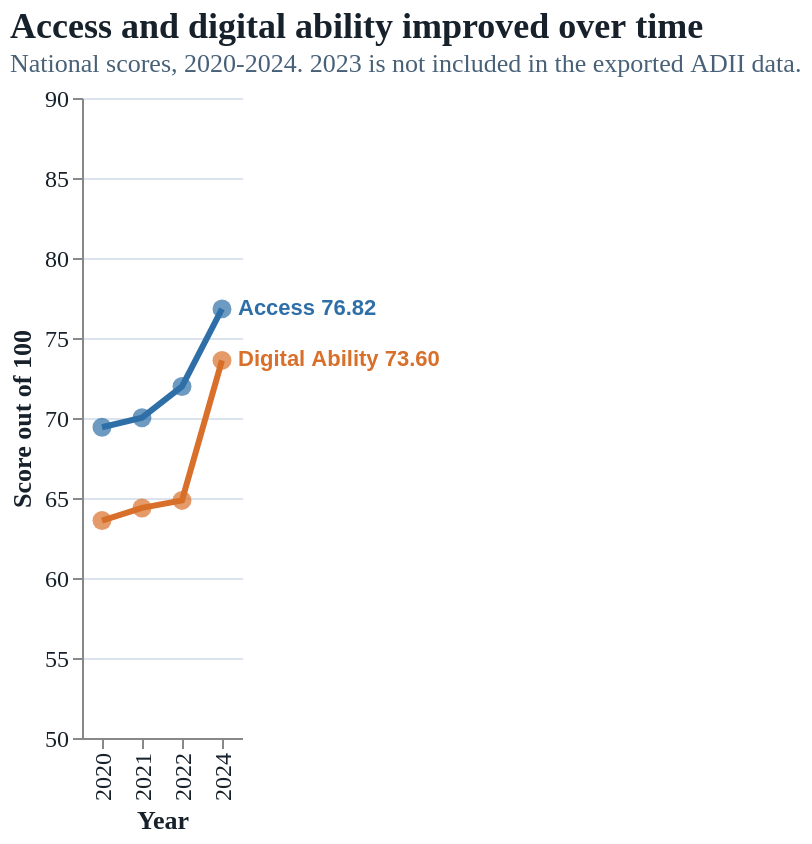

The Vega-Lite source for this figure:
### Vega-Lite specification from a JSON file in a GitHub repository (floating-point values rounded to 4 significant figures)
{"$schema": "https://vega.github.io/schema/vega-lite/v5.json", "description": "Access and Digital Ability scores over time from ADII exports.", "title": {"text": "Access and digital ability improved over time", "subtitle": "National scores, 2020-2024. 2023 is not included in the exported ADII data."}, "width": "container", "height": 320, "data": {"values": [{"year": 2020, "measure": "Access", "score": 69.42}, {"year": 2020, "measure": "Digital Ability", "score": 63.59}, {"year": 2021, "measure": "Access", "score": 70.02}, {"year": 2021, "measure": "Digital Ability", "score": 64.38}, {"year": 2022, "measure": "Access", "score": 71.97}, {"year": 2022, "measure": "Digital Ability", "score": 64.85}, {"year": 2024, "measure": "Access", "score": 76.82}, {"year": 2024, "measure": "Digital Ability", "score": 73.6}]}, "layer": [{"mark": {"type": "line", "point": false, "strokeWidth": 3}, "encoding": {"x": {"field": "year", "type": "ordinal", "title": "Year", "sort": [2020, 2021, 2022, 2024]}, "y": {"field": "score", "type": "quantitative", "title": "Score out of 100", "scale": {"domain": [55, 85]}}, "color": {"field": "measure", "type": "nominal", "title": "Dimension", "scale": {"domain": ["Access", "Digital Ability"], "range": ["#2f6fa7", "#d86f2a"]}}, "tooltip": [{"field": "year", "type": "ordinal", "title": "Year"}, {"field": "measure", "type": "nominal", "title": "Measure"}, {"field": "score", "type": "quantitative", "title": "Score", "format": ".2f"}]}}, {"mark": {"type": "point", "filled": true, "size": 90}, "encoding": {"x": {"field": "year", "type": "ordinal", "sort": [2020, 2021, 2022, 2024]}, "y": {"field": "score", "type": "quantitative"}, "color": {"field": "measure", "type": "nominal", "title": "Dimension", "scale": {"domain": ["Access", "Digital Ability"], "range": ["#2f6fa7", "#d86f2a"]}}, "tooltip": [{"field": "year", "type": "ordinal", "title": "Year"}, {"field": "measure", "type": "nominal", "title": "Measure"}, {"field": "score", "type": "quantitative", "title": "Score", "format": ".2f"}]}}, {"data": {"values": [{"year": 2024, "measure": "Access", "score": 76.82, "label": "Access 76.82"}, {"year": 2024, "measure": "Digital Ability", "score": 73.6, "label": "Digital Ability 73.60"}]}, "mark": {"type": "text", "align": "left", "dx": 8, "fontSize": 11, "fontWeight": "bold"}, "encoding": {"x": {"field": "year", "type": "ordinal", "sort": [2020, 2021, 2022, 2024]}, "y": {"field": "score", "type": "quantitative"}, "text": {"field": "label"}, "color": {"field": "measure", "type": "nominal", "legend": null, "scale": {"domain": ["Access", "Digital Ability"], "range": ["#2f6fa7", "#d86f2a"]}}}}], "config": {"view": {"stroke": null}, "axis": {"labelFontSize": 12, "titleFontSize": 13, "gridColor": "#dbe4ee", "labelFont": "IBM Plex Sans", "titleFont": "IBM Plex Sans", "labelColor": "#17212b", "titleColor": "#17212b", "labelLimit": 320}, "title": {"fontSize": 18, "subtitleFontSize": 13, "anchor": "start", "font": "Space Grotesk", "subtitleFont": "IBM Plex Sans", "color": "#17212b", "subtitleColor": "#486178"}, "legend": {"labelFont": "IBM Plex Sans", "titleFont": "IBM Plex Sans", "labelFontSize": 12, "titleFontSize": 12, "symbolSize": 110, "orient": "bottom"}}}
